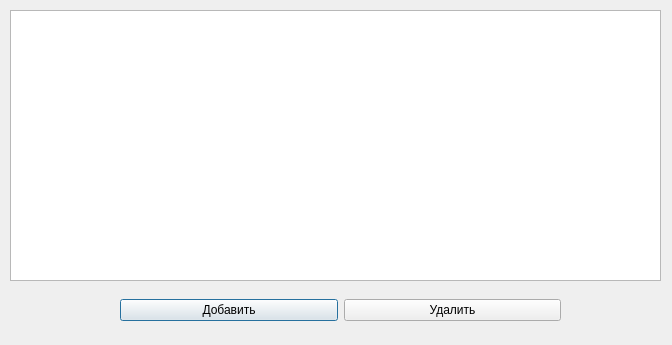
<?xml version="1.0" encoding="UTF-8"?>
<ui version="4.0">
 <class>secondTable</class>
 <widget class="QDialog" name="secondTable">
  <property name="geometry">
   <rect>
    <x>0</x>
    <y>0</y>
    <width>672</width>
    <height>345</height>
   </rect>
  </property>
  <property name="windowTitle">
   <string>Dialog</string>
  </property>
  <widget class="QTableView" name="tableView">
   <property name="geometry">
    <rect>
     <x>10</x>
     <y>10</y>
     <width>651</width>
     <height>271</height>
    </rect>
   </property>
  </widget>
  <widget class="QWidget" name="layoutWidget">
   <property name="geometry">
    <rect>
     <x>120</x>
     <y>290</y>
     <width>441</width>
     <height>41</height>
    </rect>
   </property>
   <layout class="QHBoxLayout" name="horizontalLayout">
    <item>
     <widget class="QPushButton" name="pushButton">
      <property name="text">
       <string>Добавить</string>
      </property>
     </widget>
    </item>
    <item>
     <widget class="QPushButton" name="pushButton_2">
      <property name="text">
       <string>Удалить</string>
      </property>
     </widget>
    </item>
   </layout>
  </widget>
 </widget>
 <resources/>
 <connections/>
</ui>
